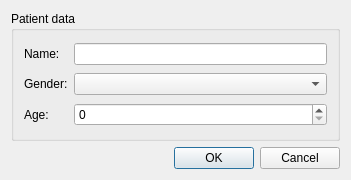
<?xml version="1.0" encoding="UTF-8"?>
<ui version="4.0">
 <class>Patient</class>
 <widget class="QDialog" name="Patient">
  <property name="geometry">
   <rect>
    <x>0</x>
    <y>0</y>
    <width>351</width>
    <height>180</height>
   </rect>
  </property>
  <property name="windowTitle">
   <string>Patient data</string>
  </property>
  <property name="modal">
   <bool>true</bool>
  </property>
  <layout class="QGridLayout" name="gridLayout">
   <item row="0" column="0">
    <widget class="QGroupBox" name="groupBox">
     <property name="title">
      <string>Patient data</string>
     </property>
     <layout class="QGridLayout" name="gridLayout_2">
      <property name="leftMargin">
       <number>10</number>
      </property>
      <property name="topMargin">
       <number>10</number>
      </property>
      <property name="rightMargin">
       <number>10</number>
      </property>
      <property name="bottomMargin">
       <number>10</number>
      </property>
      <item row="0" column="0">
       <widget class="QLabel" name="label">
        <property name="text">
         <string>Name:</string>
        </property>
       </widget>
      </item>
      <item row="0" column="1">
       <widget class="QLineEdit" name="nameLineEdit"/>
      </item>
      <item row="1" column="0">
       <widget class="QLabel" name="label_2">
        <property name="text">
         <string>Gender:</string>
        </property>
       </widget>
      </item>
      <item row="1" column="1">
       <widget class="QComboBox" name="genderComboBox">
        <property name="focusPolicy">
         <enum>Qt::StrongFocus</enum>
        </property>
        <property name="currentText">
         <string/>
        </property>
        <property name="currentIndex">
         <number>0</number>
        </property>
        <item>
         <property name="text">
          <string/>
         </property>
        </item>
        <item>
         <property name="text">
          <string>Male</string>
         </property>
        </item>
        <item>
         <property name="text">
          <string>Female</string>
         </property>
        </item>
       </widget>
      </item>
      <item row="2" column="0">
       <widget class="QLabel" name="label_3">
        <property name="text">
         <string>Age:</string>
        </property>
       </widget>
      </item>
      <item row="2" column="1">
       <widget class="QSpinBox" name="ageSpinBox"/>
      </item>
     </layout>
    </widget>
   </item>
   <item row="1" column="0">
    <widget class="QDialogButtonBox" name="buttonBox">
     <property name="focusPolicy">
      <enum>Qt::StrongFocus</enum>
     </property>
     <property name="orientation">
      <enum>Qt::Horizontal</enum>
     </property>
     <property name="standardButtons">
      <set>QDialogButtonBox::Cancel|QDialogButtonBox::Ok</set>
     </property>
    </widget>
   </item>
  </layout>
 </widget>
 <resources/>
 <connections>
  <connection>
   <sender>buttonBox</sender>
   <signal>accepted()</signal>
   <receiver>Patient</receiver>
   <slot>accept()</slot>
   <hints>
    <hint type="sourcelabel">
     <x>248</x>
     <y>254</y>
    </hint>
    <hint type="destinationlabel">
     <x>157</x>
     <y>274</y>
    </hint>
   </hints>
  </connection>
  <connection>
   <sender>buttonBox</sender>
   <signal>rejected()</signal>
   <receiver>Patient</receiver>
   <slot>reject()</slot>
   <hints>
    <hint type="sourcelabel">
     <x>316</x>
     <y>260</y>
    </hint>
    <hint type="destinationlabel">
     <x>286</x>
     <y>274</y>
    </hint>
   </hints>
  </connection>
 </connections>
</ui>
